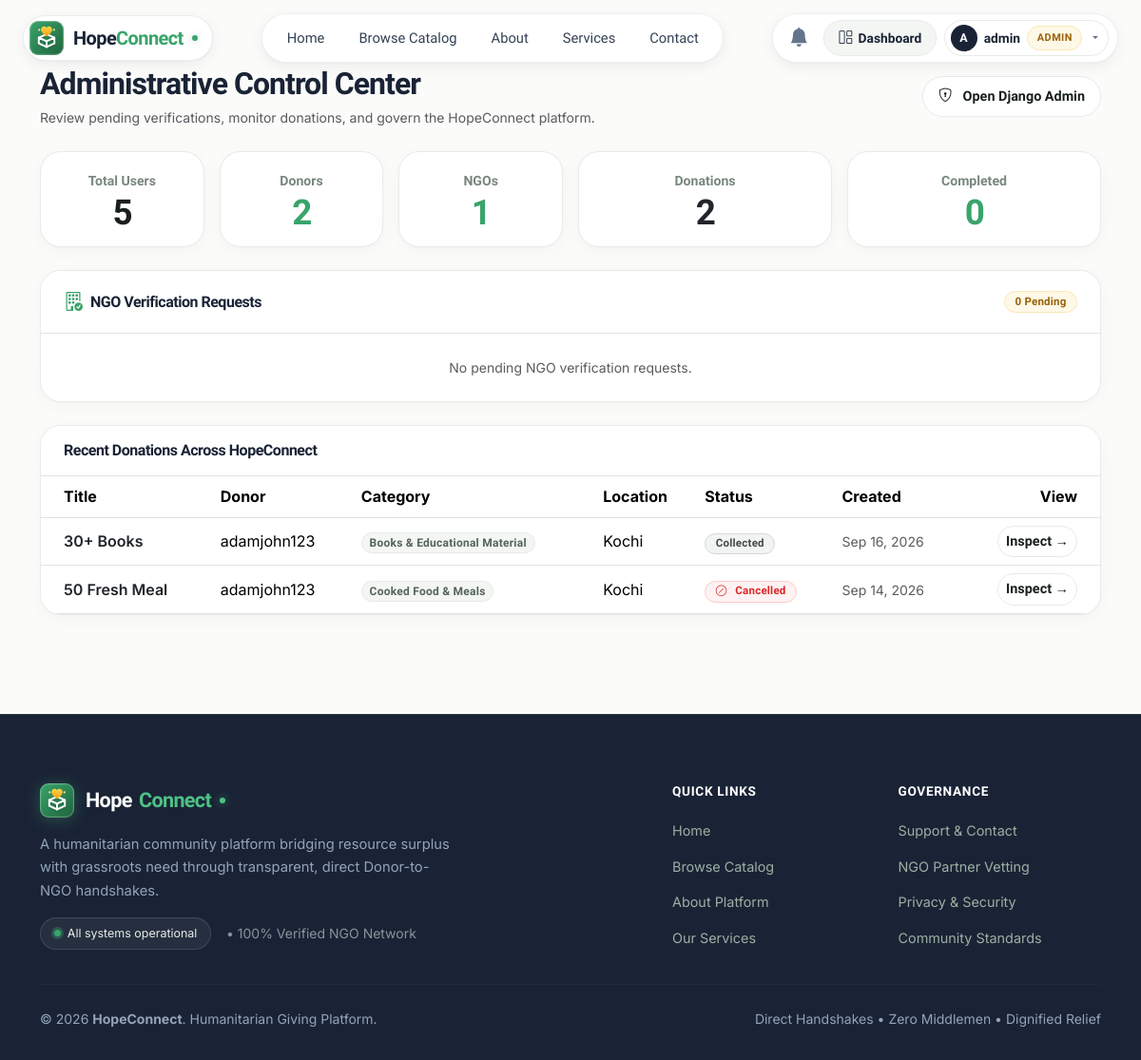
Before: /dashboard/admin-panel/ (signed in) with the older database file.
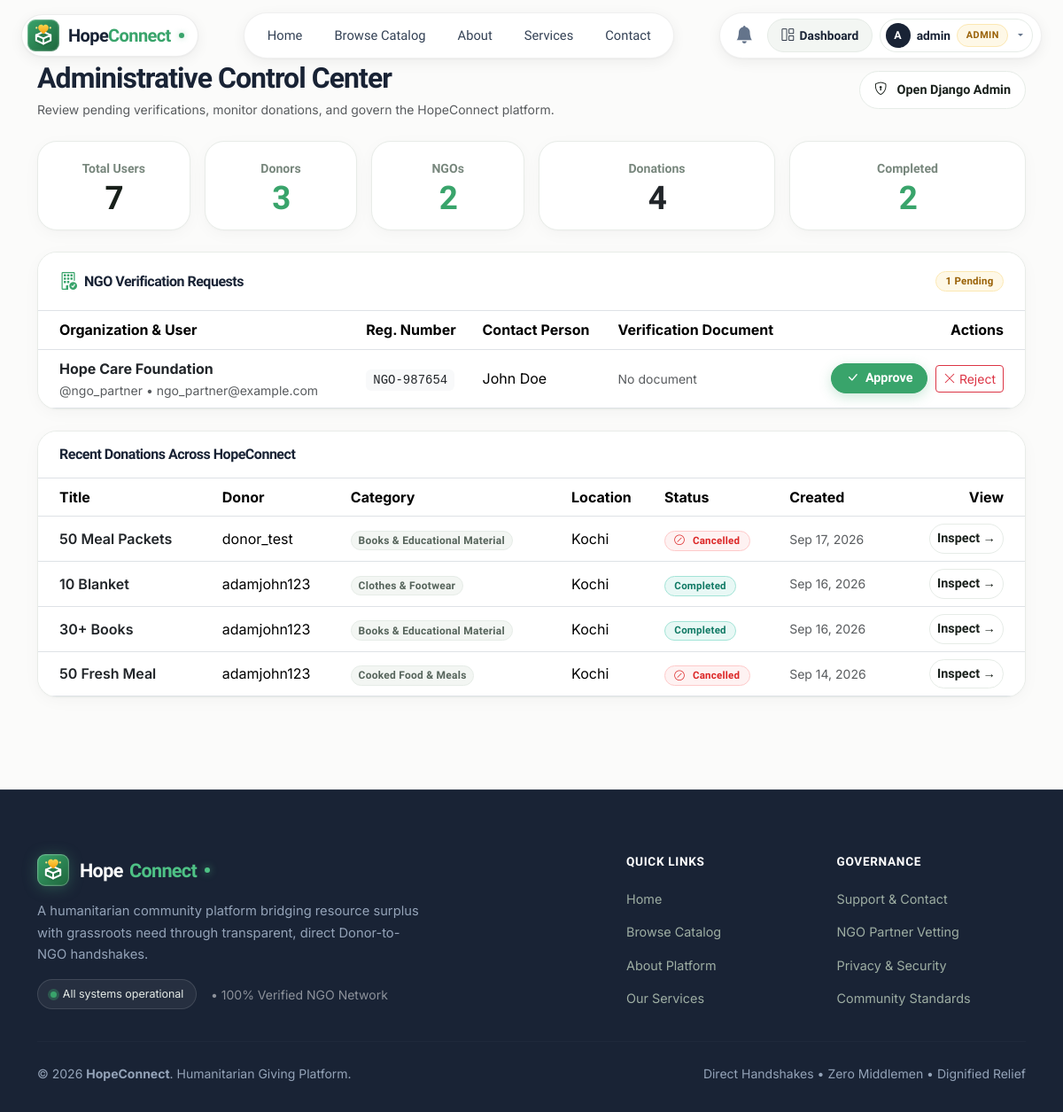
After: the same page with the newer database file.
### donations/models.py (models this page shows, shortened)
class Donation(models.Model):
    STATUS_AVAILABLE = 'AVAILABLE'
    STATUS_REQUESTED = 'REQUESTED'
    STATUS_APPROVED = 'APPROVED'
    STATUS_COLLECTED = 'COLLECTED'
    STATUS_COMPLETED = 'COMPLETED'
    STATUS_REJECTED = 'REJECTED'
    STATUS_CANCELLED = 'CANCELLED'
    STATUS_EXPIRED = 'EXPIRED'
    STATUS_CHOICES = [
        ('AVAILABLE', 'Available'),
        ('REQUESTED', 'Requested'),
        ('APPROVED', 'Approved'),
        ('COLLECTED', 'Collected'),
        ('COMPLETED', 'Completed'),
        ('REJECTED', 'Rejected'),
        ('CANCELLED', 'Cancelled'),
        ('EXPIRED', 'Expired'),
    ]
    DELIVERY_NGO_PICKUP = 'NGO_PICKUP'
    DELIVERY_DONOR_DELIVERY = 'DONOR_DELIVERY'
    DELIVERY_CHOICES = [
        ('NGO_PICKUP', 'NGO/organization will pick up'),
        ('DONOR_DELIVERY', 'Donor will deliver/drop off'),
    ]
    donor = models.ForeignKey(
        User,
        on_delete=models.CASCADE,
        related_name='donations'
    )
    category = models.ForeignKey(
        DonationCategory,
        on_delete=models.SET_NULL,
        null=True,
        related_name='donations'
    )
    title = models.CharField(
        max_length=200
    )
    description = models.TextField(
        blank=True
    )
    quantity = models.CharField(
        max_length=100
    )
    delivery_option = models.CharField(
        max_length=25,
        choices=DELIVERY_CHOICES,
        default='NGO_PICKUP',
        help_text="Transfer method: Donor drop-off vs NGO pickup"
    )
    dropoff_location = models.CharField(
        max_length=255,
        blank=True,
        help_text="Designated drop-off point, e.g. NGO center or community partner hub"
    )
    pickup_address = models.TextField()
    pickup_date = models.DateField(
        null=True,
        blank=True
    )
    pickup_time = models.TimeField(
        null=True,
        blank=True
    )
    expiry_date = models.DateTimeField(
        null=True,
        blank=True
    )
    image = models.ImageField(
        upload_to='donations/',
        blank=True,
        null=True
    )
    status = models.CharField(
        max_length=25,
        choices=STATUS_CHOICES,
        default='AVAILABLE'
    )
    created_at = models.DateTimeField(
        auto_now_add=True
    )
    updated_at = models.DateTimeField(
        auto_now=True
    )
    class Meta:
        verbose_name = "Donation"
        verbose_name_plural = "Donations"
        ordering = ['-created_at']
    @property
    def city(self):
        profile = getattr(self.donor, 'profile', None)
        return getattr(profile, 'city', '') or ''

class DonationCategory(models.Model):
    name = models.CharField(
        max_length=200,
        unique=True
    )
    description = models.TextField(
        blank=True
    )
    class Meta:
        verbose_name = "Donation Category"
        verbose_name_plural = "Donation Categories"
        ordering = ['name']

### accounts/models.py (models this page shows, shortened)
class UserProfile(models.Model):
    ROLE_CHOICES = (
        ('DONOR', 'Donor'),
        ('NGO', 'NGO'),
    )
    user = models.OneToOneField(
        User,
        on_delete=models.CASCADE,
        related_name='profile'
    )
    role = models.CharField(
        max_length=20,
        choices=ROLE_CHOICES,
        default='DONOR'
    )
    phone = models.CharField(
        max_length=15,
        blank=True
    )
    address = models.TextField(
        blank=True
    )
    city = models.CharField(
        max_length=100,
        blank=True
    )
    profile_image = models.ImageField(
        upload_to='profiles/',
        blank=True,
        null=True
    )
    is_verified = models.BooleanField(
        default=False,
        help_text="Donors are auto-verified; NGOs require admin verification."
    )
    created_at = models.DateTimeField(
        auto_now_add=True
    )
    updated_at = models.DateTimeField(
        auto_now=True
    )
    class Meta:
        verbose_name = "User Profile"
        verbose_name_plural = "User Profiles"

class NGOProfile(models.Model):
    user = models.OneToOneField(
        User,
        on_delete=models.CASCADE,
        related_name='ngo_profile'
    )
    organization_name = models.CharField(
        max_length=200
    )
    registration_number = models.CharField(
        max_length=100,
        unique=True,
        help_text="Government or Trust registration number"
    )
    contact_person = models.CharField(
        max_length=100
    )
    website = models.URLField(
        blank=True,
        null=True
    )
    mission = models.TextField(
        blank=True,
        help_text="Overview of NGO cause and beneficiaries"
    )
    verification_document = models.FileField(
        upload_to='ngo_docs/',
        blank=True,
        null=True,
        help_text="Registration certificate or official letter (PDF/Image)"
    )
    is_approved = models.BooleanField(
        default=False
    )
    verified_at = models.DateTimeField(
        null=True,
        blank=True
    )
    verified_by = models.ForeignKey(
        User,
        null=True,
        blank=True,
        on_delete=models.SET_NULL,
        related_name='verified_ngos'
    )
    created_at = models.DateTimeField(
        auto_now_add=True
    )
    updated_at = models.DateTimeField(
        auto_now=True
    )
    class Meta:
        verbose_name = "NGO Profile"
        verbose_name_plural = "NGO Profiles"

### dashboard/views.py (the view)
# urls.py: path('admin-panel/', views.admin_dashboard, name='admin_dashboard'),
@login_required
@admin_required
def admin_dashboard(request):
    pending_ngos = NGOProfile.objects.filter(is_approved=False).select_related('user', 'user__profile')
    total_users = User.objects.count()
    donor_count = UserProfile.objects.filter(role__iexact='DONOR').count()
    ngo_count = NGOProfile.objects.count()
    total_donations = Donation.objects.count()
    completed_donations = Donation.objects.filter(status='COMPLETED').count()
    recent_donations = Donation.objects.select_related('donor', 'category').order_by('-created_at')[:10]
    context = {
        'pending_ngos': pending_ngos,
        'total_users': total_users,
        'donor_count': donor_count,
        'ngo_count': ngo_count,
        'total_donations': total_donations,
        'completed_donations': completed_donations,
        'recent_donations': recent_donations,
    }
    return render(request, 'dashboard/admin_dashboard.html', context)

### core/context_processors.py (called while the page is built)
def hopeconnect_context(request):
    context = {
        'user_profile': None,
        'user_role': None,
        'unread_notifications_count': 0,
    }
    if request.user.is_authenticated:
        profile = getattr(request.user, 'profile', None)
        context['user_profile'] = profile
        if request.user.is_staff or request.user.is_superuser:
            context['user_role'] = 'Admin'
        elif profile:
            context['user_role'] = 'Donor' if profile.role.upper() == 'DONOR' else 'NGO'
        context['unread_notifications_count'] = request.user.notifications.filter(is_read=False).count()
    return context

### templates/dashboard/admin_dashboard.html (shortened to what the changed rows need)
{% extends 'base.html' %}
{% block content %}
<div class="d-flex flex-wrap align-items-center justify-content-between gap-3 mb-4">
    <div>
        <h2 class="fw-bold mb-1" style="color: var(--hc-navy);">Administrative Control Center</h2>
    </div>
</div>
<div class="row g-3 mb-4">
    <div class="col-md-2 col-6">
        <div class="app-card p-3 text-center h-100">
            <span class="stat-label">Total Users</span>
            <h3 class="stat-badge mt-1 mb-0">{{ total_users }}</h3>
        </div>
    </div>
    <div class="col-md-2 col-6">
        <div class="app-card p-3 text-center h-100">
            <span class="stat-label">Donors</span>
            <h3 class="stat-badge mt-1 mb-0" style="color: var(--hc-green);">{{ donor_count }}</h3>
        </div>
    </div>
    <div class="col-md-2 col-6">
        <div class="app-card p-3 text-center h-100">
            <span class="stat-label">NGOs</span>
            <h3 class="stat-badge mt-1 mb-0 text-primary">{{ ngo_count }}</h3>
        </div>
    </div>
    <div class="col-md-3 col-6">
        <div class="app-card p-3 text-center h-100">
            <span class="stat-label">Donations</span>
            <h3 class="stat-badge mt-1 mb-0 text-dark">{{ total_donations }}</h3>
        </div>
    </div>
    <div class="col-md-3 col-6">
        <div class="app-card p-3 text-center h-100">
            <span class="stat-label">Completed</span>
            <h3 class="stat-badge mt-1 mb-0" style="color: var(--hc-green);">{{ completed_donations }}</h3>
        </div>
    </div>
</div>
<div class="app-card p-0 overflow-hidden mb-4">
    <div class="py-3 px-4 border-bottom bg-white d-flex align-items-center justify-content-between">
        <div class="d-flex align-items-center gap-2">
            <i class="bi bi-building-check fs-5" style="color: var(--hc-green);"></i>
            <h5 class="mb-0 fw-bold fs-6" style="color: var(--hc-navy);">NGO Verification Requests</h5>
        </div>
        <span class="badge badge-requested">{{ pending_ngos.count }} Pending</span>
    </div>
    <div class="p-0">
        {% if pending_ngos %}
        <div class="table-responsive">
            <table class="table table-hover align-middle mb-0">
                <thead>
                    <tr>
                        <th class="ps-4">Organization & User</th>
                        <th>Reg. Number</th>
                        <th>Contact Person</th>
                        <th>Verification Document</th>
                        <th class="text-end pe-4">Actions</th>
                    </tr>
                </thead>
                <tbody>
                    {% for ngo in pending_ngos %}
                    <tr>
                        <td class="ps-4">
                            <div class="fw-bold text-dark">{{ ngo.organization_name }}</div>
                            <div class="text-muted small">@{{ ngo.user.username }} &bull; {{ ngo.user.email }}</div>
                        </td>
                        <td><code class="text-dark bg-light px-2 py-1 rounded">{{ ngo.registration_number }}</code></td>
                        <td>{{ ngo.contact_person }}</td>
                        <td>
                            {% if ngo.verification_document %}
                            <a href="{{ ngo.verification_document.url }}" target="_blank" class="btn-secondary-outline btn-sm py-1 px-2">
                                <i class="bi bi-file-earmark-text me-1"></i> View Doc
                            </a>
                            {% else %}
                            <span class="text-muted small">No document</span>
                            {% endif %}
                        </td>
                        <td class="text-end pe-4">
                            <a href="{% url 'verify_ngo_action' ngo.id 'approve' %}" class="btn-action btn-sm py-1 px-3 me-1">
                                <i class="bi bi-check-lg"></i> Approve
                            </a>
                            <a href="{% url 'verify_ngo_action' ngo.id 'reject' %}" class="btn btn-sm btn-outline-danger py-1 px-2" onclick="return confirm('Reject this NGO verification?');">
                                <i class="bi bi-x-lg"></i> Reject
                            </a>
                        </td>
                    </tr>
                    {% endfor %}
                </tbody>
            </table>
        </div>
        {% else %}
        <div class="p-4 text-center text-muted small">No pending NGO verification requests.</div>
        {% endif %}
    </div>
</div>
<div class="app-card p-0 overflow-hidden mb-4">
    <div class="p-0">
        <div class="table-responsive">
            <table class="table table-hover align-middle mb-0">
                <thead>
                    <tr>
                        <th class="ps-4">Title</th>
                        <th>Donor</th>
                        <th>Category</th>
                        <th>Location</th>
                        <th>Status</th>
                        <th>Created</th>
                        <th class="text-end pe-4">View</th>
                    </tr>
                </thead>
                <tbody>
                    {% for item in recent_donations %}
                    <tr>
                        <td class="ps-4 fw-semibold">
                            <a href="{% url 'donation_detail' item.id %}" class="text-dark text-decoration-none">
                                {{ item.title }}
                            </a>
                        </td>
                        <td>{{ item.donor.username }}</td>
                        <td>
                            <span class="badge bg-light text-secondary border">{{ item.category.name }}</span>
                        </td>
                        <td>{{ item.city }}</td>
                        <td>
                            {% if item.status == 'AVAILABLE' %}
                            <span class="badge badge-available">Available</span>
                            {% elif item.status == 'REQUESTED' %}
                            <span class="badge badge-requested">Requested</span>
                            {% elif item.status == 'APPROVED' %}
                            <span class="badge badge-approved">Approved</span>
                            {% elif item.status == 'COLLECTED' %}
                            <span class="badge badge-collected">Collected</span>
                            {% elif item.status == 'COMPLETED' %}
                            <span class="badge badge-completed">Completed</span>
                            {% elif item.status == 'CANCELLED' %}
                            <span class="badge badge-cancelled"><i class="bi bi-slash-circle me-1"></i>Cancelled</span>
                            {% elif item.status == 'REJECTED' %}
                            <span class="badge badge-rejected">Rejected</span>
                            {% elif item.status == 'EXPIRED' %}
                            <span class="badge badge-expired">Expired</span>
                            {% else %}
                            <span class="badge bg-light text-secondary">{{ item.get_status_display }}</span>
                            {% endif %}
                        </td>
                        <td class="text-muted small">{{ item.created_at|date:"M d, Y" }}</td>
                        <td class="text-end pe-4">
                            <a href="{% url 'donation_detail' item.id %}" class="btn-secondary-outline btn-sm py-1 px-2">Inspect &rarr;</a>
                        </td>
                    </tr>
                    {% endfor %}
                </tbody>
            </table>
        </div>
    </div>
</div>
{% endblock %}

Changed rows visible on the page:
added NGOProfile: organization_name "Hope Care Foundation", user.username "ngo_partner", user.email "ngo_partner@example.com", registration_number "NGO-987654", contact_person "John Doe", verification_document "No document"
added Donation: title "50 Meal Packets", donor.username "donor_test", category.name "Books & Educational Material", city "Kochi", status "CANCELLED" (drawn), created_at "Sep 17, 2026"
added Donation: title "10 Blanket", donor.username "adamjohn123", category.name "Clothes & Footwear", city "Kochi", status "Completed", created_at "Sep 16, 2026"
changed Donation "30+ Books": status "Collected" → "Completed"
Other visible differences:
{{ total_users }}: "5" → "7"
{{ donor_count }}: "2" → "3"
{{ ngo_count }}: "1" → "2"
{{ total_donations }}: "2" → "4"
{{ completed_donations }}: "0" → "2"
{{ pending_ngos.count }}: "0" → "1"
text no longer shown: "No pending NGO verification requests."
text now shown: "Organization & User Reg. Number Contact Person Verification Document Actions"
